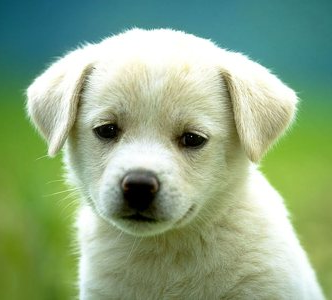
%> input picture Assignments/flip.jpg, 332 x 300 px
$ octave fourth_assignment.m   (GNU Octave 9; MATLAB toolbox functions it lacks are replaced by stand-ins)
%> lines starting %> are read from the running program, lines starting %| are printed output that depends on the picture
i = imread('D:\Documents\DIP Lab\flip.jpg');
%> i is the input picture: size 300x332x3 uint8; mean R, G, B 141.9, 168.2, 132.4

hsvImg = rgb2hsv(i);
%> hsvImg: size 300x332x3 double; mean H, S, V 0.288, 0.362, 0.665
hue = hsvImg(:, :, 1) * 360;
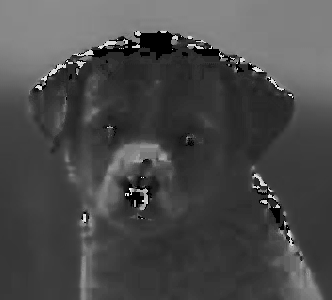
%> hue: size 300x332 double; min 0, max 353.3, mean 103.7; drawn with min black and max white
hsvImg(:,:,1) = (mod(hue + 120, 360)) / 360;
%> hsvImg: size 300x332x3 double; mean H, S, V 0.612, 0.362, 0.665
img120 = hsv2rgb(hsvImg);
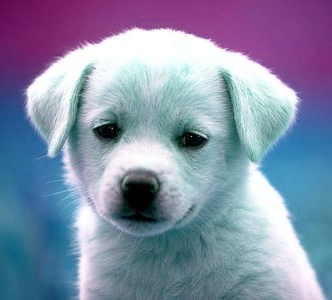
%> img120: size 300x332x3 double; mean R, G, B 0.519, 0.557, 0.659

hsvImg(:,:,1) = (mod(hue - 120, 360)) / 360;
%> hsvImg: size 300x332x3 double; mean H, S, V 0.674, 0.362, 0.665
imgneg120 = hsv2rgb(hsvImg);
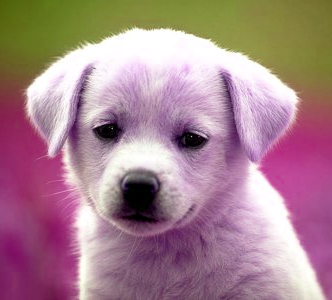
%> imgneg120: size 300x332x3 double; mean R, G, B 0.659, 0.519, 0.557

[h, w, d] = size(i);
%> h = 300; w = 332; d = 3
rgb120 = uint8(zeros(h, w, d));
rgb120(:, :, 1) = i(:, :, 3);
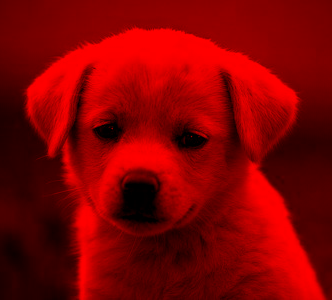
%> rgb120: size 300x332x3 uint8; mean R, G, B 132.4, 0, 0
rgb120(:, :, 2) = i(:, :, 1);
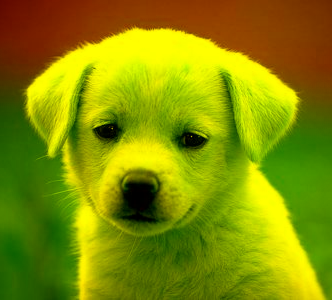
%> rgb120: size 300x332x3 uint8; mean R, G, B 132.4, 141.9, 0
rgb120(:, :, 3) = i(:, :, 2);

rgbneg120 = uint8(zeros(h, w, d));
rgbneg120(:, :, 1) = i(:, :, 2);
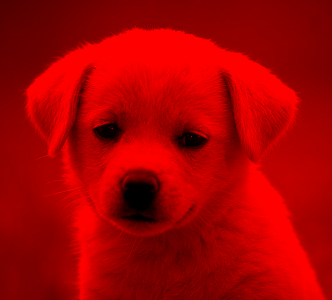
%> rgbneg120: size 300x332x3 uint8; mean R, G, B 168.2, 0, 0
rgbneg120(:, :, 2) = i(:, :, 3);
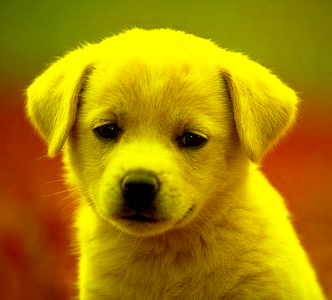
%> rgbneg120: size 300x332x3 uint8; mean R, G, B 168.2, 132.4, 0
rgbneg120(:, :, 3) = i(:, :, 1);

subplot 231; imshow(i);title('Original');
subplot 232;imshow(img120);title('120 Degree Rotated HSV');
subplot 233; imshow(imgneg120), title('-120 Degree Rotated HSV');
subplot 235;imshow(rgb120), title('120 Degree Rotated RGB');
subplot 236;imshow(rgbneg120), title('-120 Degree Rotated RGB')
